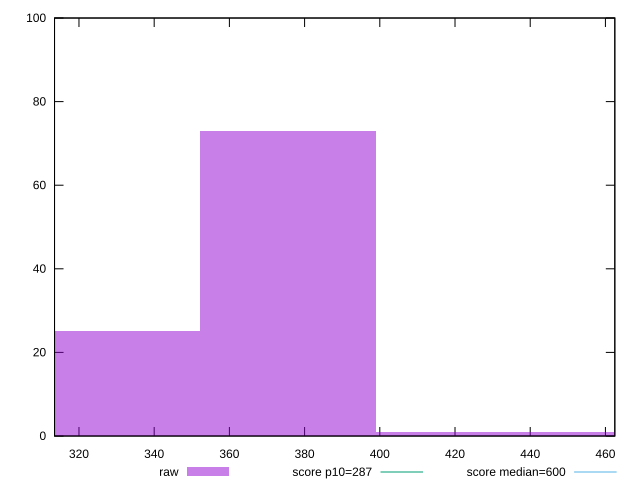

Generate this figure with gnuplot:
reset

$raw <<EOF
375.6357446003704 73
328.6812765253241 25
422.5902126754167 1
469.544680750463 1
EOF

set key outside below
set boxwidth 46.9544680750463
set xrange [313.5:462.5]
set yrange [0:100]
set trange [0:100]
set style fill transparent solid 0.5 noborder

set parametric
set terminal svg size 640, 490 enhanced background rgb 'white'
set output "reports/report_00033_2021-03-01T14-23-16.841Z/total-blocking-time/samples/astro-cached/raw/histogram.svg"

plot $raw title "raw" with boxes, \
     287,t title "score p10=287", \
     600,t title "score median=600"

reset
